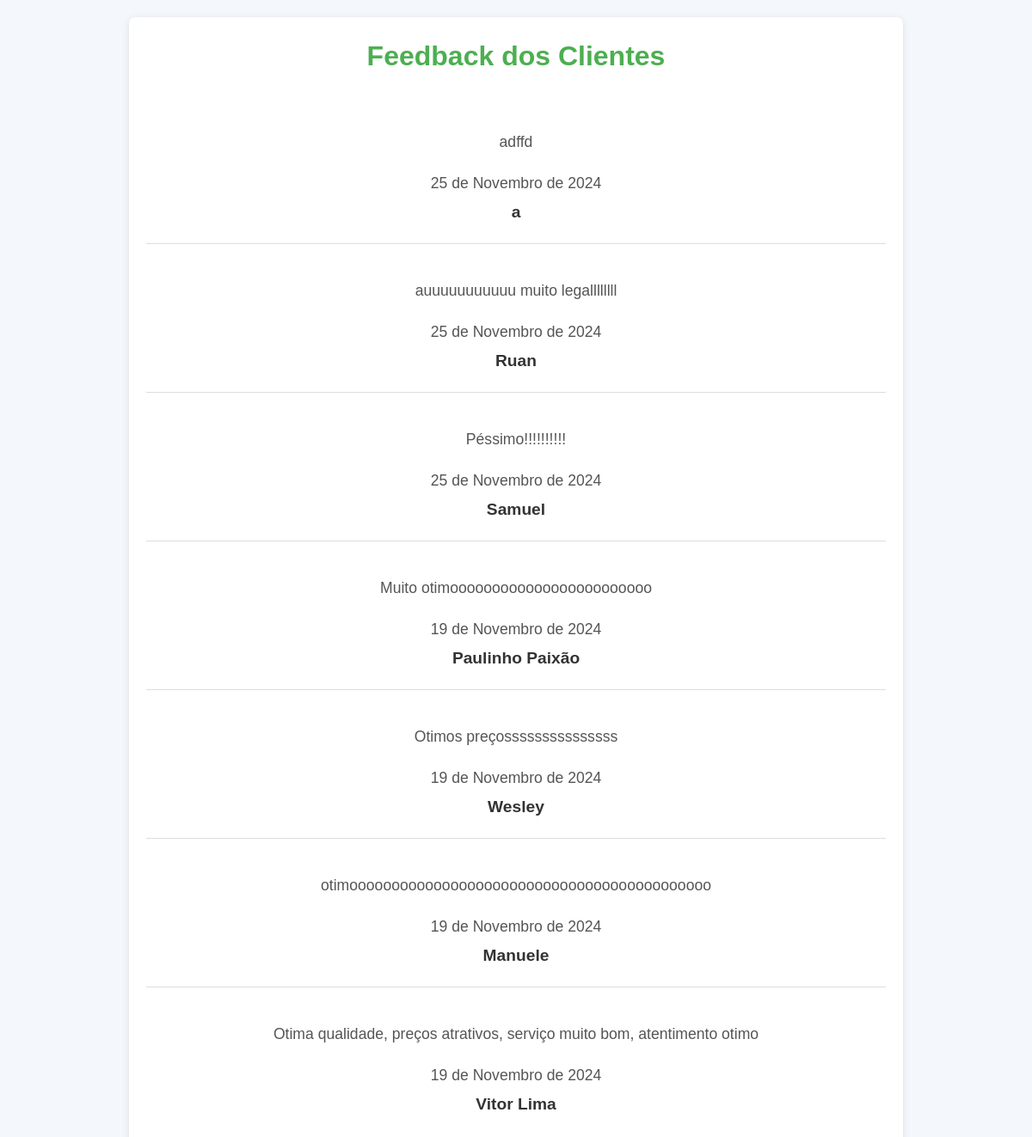
The page /feedback/ on the database its author committed.
### feedback/models.py (models this page shows, shortened)
class Feedback(models.Model):
    name = models.CharField(max_length=100)
    comment = models.CharField(max_length=200)
    created_at = models.DateField(auto_now_add=True)
    approved = models.BooleanField(default=False)
    published = models.BooleanField(default=False)
    class Meta:
        verbose_name = "Feedback"
        verbose_name_plural = "Feedbacks"

### feedback/views.py (the view)
# urls.py: path('', views.publish_feedback, name='publish_feedback'),
def publish_feedback(request):
    feedbacks = Feedback.objects.filter(approved=True, published=True).order_by('-created_at')
    return render(request, 'feedback/feedback.html', {'feedbacks': feedbacks})

### feedback/templates/feedback/feedback.html (shortened to what this page needs)
{% load static %}
<!DOCTYPE html>
<html lang="pt-br">
<head>
    <link rel="stylesheet" href="{% static 'feedback/css/style.css' %}">
</head>
<body>
    <div class="feedbacks">
        <h1 id="title-feedback">Feedback dos Clientes</h1>
        {% if feedbacks %}
            <ul>
                {% for feedback in feedbacks %}
                    <li>
                        <p>{{ feedback.comment }}</p>
                        <p>{{feedback.created_at}}</p>
                        <strong>{{ feedback.name }}</strong>
                    </li>
                {% endfor %}
            </ul>
        {% else %}
            <p>Não há feedbacks disponíveis no momento.</p>
        {% endif %}
    </div>
</body>
</html>

### feedback/static/feedback/css/style.css (style rules this page uses)
* { margin: 0; padding: 0; box-sizing: border-box; }
body { font-family: 'Arial', sans-serif; background-color: #f4f7fb; color: #333; line-height: 1.6; padding: 20px; }
.feedbacks { width: 100%; max-width: 900px; margin: 0 auto; background: white; padding: 20px; border-radius: 8px; box-shadow: 0 2px 10px rgba(0, 0, 0, 0.1); }
#title-feedback { text-align: center; color: #4CAF50; font-size: 2rem; margin-bottom: 20px; }
ul { list-style-type: none; padding-left: 0; }
li { border-bottom: 1px solid #ddd; padding: 20px 0; }
li:last-child { border-bottom: none; }
li p { font-size: 1.1rem; color: #555; margin-bottom: 5px; }
li strong { text-align: center; display: block; font-size: 1.2rem; color: #333; margin-top: 5px; font-weight: 600; }
p { font-size: 1.2rem; color: #777; text-align: center; margin-top: 20px; }

### rows shown on the page
Feedback: comment "adffd", created_at "25 de Novembro de 2024", name "a"
Feedback: comment "auuuuuuuuuuu muito legallllllll", created_at "25 de Novembro de 2024", name "Ruan"
Feedback: comment "Péssimo!!!!!!!!!!", created_at "25 de Novembro de 2024", name "Samuel"
Feedback: comment "Muito otimoooooooooooooooooooooooo", created_at "19 de Novembro de 2024", name "Paulinho Paixão"
Feedback: comment "Otimos preçosssssssssssssss", created_at "19 de Novembro de 2024", name "Wesley"
Feedback: comment "otimooooooooooooooooooooooooooooooooooooooooooo", created_at "19 de Novembro de 2024", name "Manuele"
Feedback: comment "Otima qualidade, preços atrativos, serviço muito bom, atentimento otimo", created_at "19 de Novembro de 2024", name "Vitor Lima"
